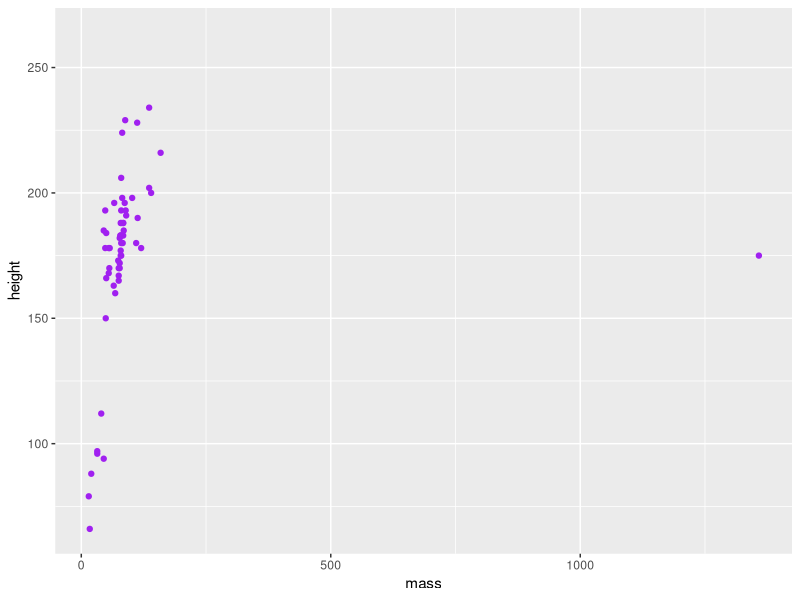

Recreate this plot in R.
## ---- chunk 1
knitr::opts_chunk$set(echo = TRUE)
## ---- chunk 2

library(tidyverse)

## ---- chunk 3

library(dplyr)
library(ggplot2)

data(starwars)


ggplot(starwars, aes(x=mass, y = height)) +
  geom_point(color = "purple")



